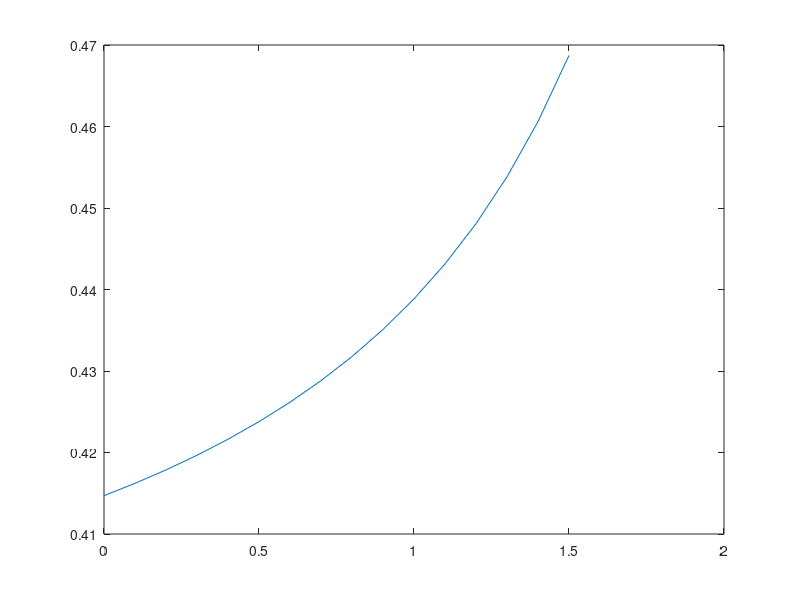

Reproduce this figure in MATLAB.
% Testing out Eq. 3.74 from the "Friction Dynamics" book : 
% 
% mu = lambda * tan(  arcsin( (sqrt(2)*(2+psi)/(4*(1+psi) ) )
%

lambda = 1.0;  % portion of the plastically supported load
psi = 0:0.1:(pi/2); % microfacet angle

mu = lambda * tan(  asin( (sqrt(2)*(2+(pi/4)-psi))./(4*(1+(pi/2)-psi)) ) );
%mu = lambda * tan(  asin( (sqrt(2)*(2+psi))./(4*(1+psi)) ) );

plot(psi, mu);

